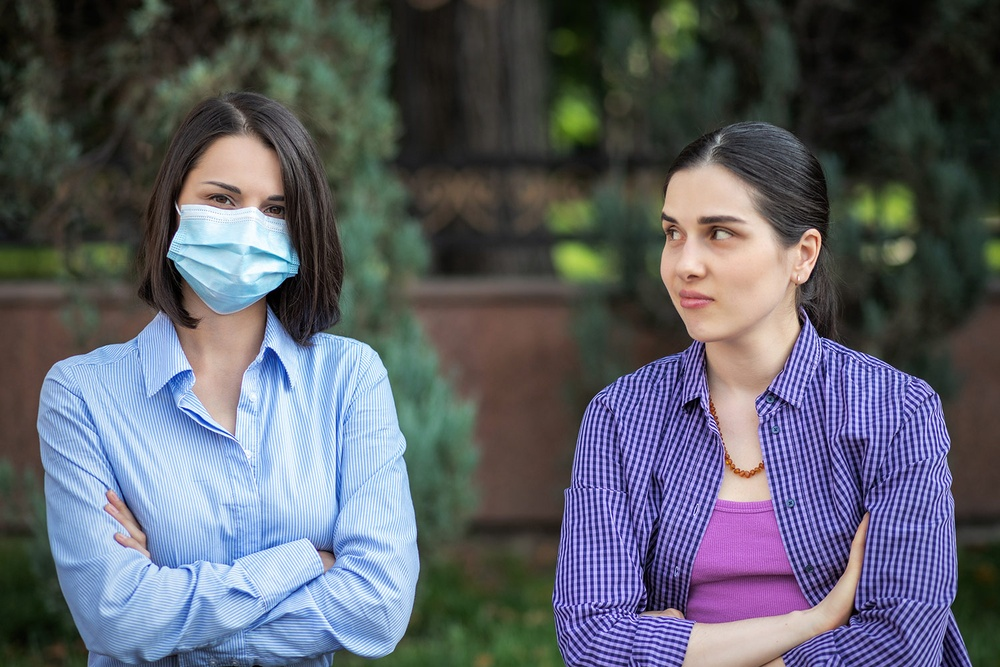
#> input picture test.jpg, 1000 x 667 px, shrunk from 1500 x 1000 before the run; its folder holds only this picture in this run
$ python -i process_dataset.py   (imports and definitions only)
#> lines starting #> are read from the running program, lines starting #| are printed output that depends on the picture
#> further down, picture is the input picture: shape (667, 1000, 3); mean B, G, R 104.7, 95.3, 92.3
import os
import cv2
import shutil
from dotenv import load_dotenv

# [1 line not run here, left out]

DATASET_PATH = os.getenv("DATASET_PATH")
OUTPUT_PATH = os.getenv("PROCESSED_DATASET_PATH")

splits = ["train", "valid", "test"]

def preprocess_image(img):

    # noise reduction
    img = cv2.GaussianBlur(img, (5,5), 0)

    # convert to LAB for CLAHE
    lab = cv2.cvtColor(img, cv2.COLOR_BGR2LAB)
#> lab: shape (667, 1000, 3); mean of channels 0, 1, 2 101, 129.8, 123.4
    l,a,b = cv2.split(lab)
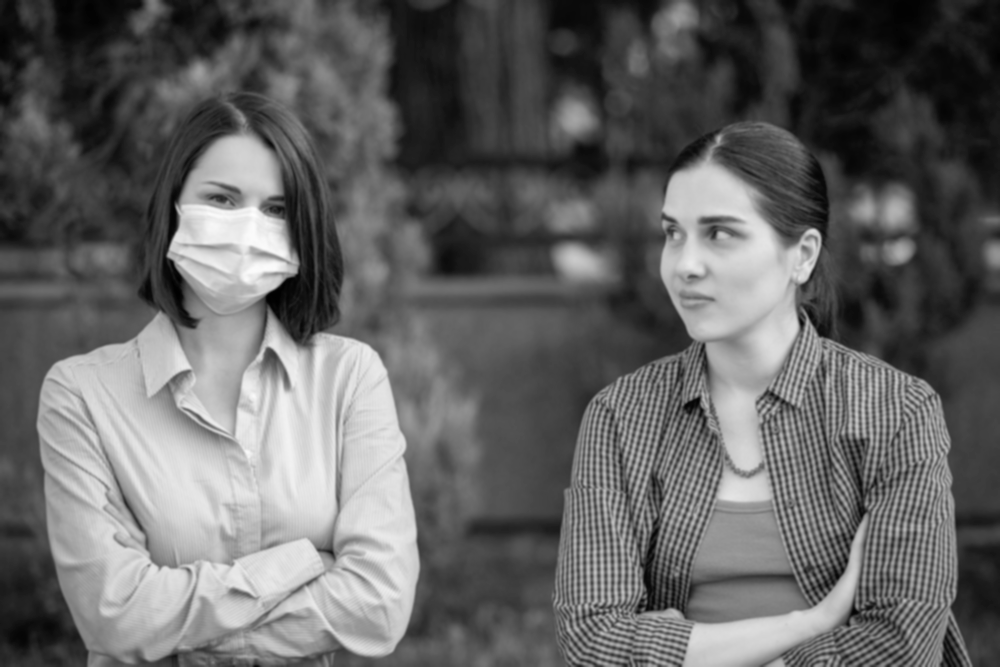
#> l: shape (667, 1000); min 0, max 253, mean 101
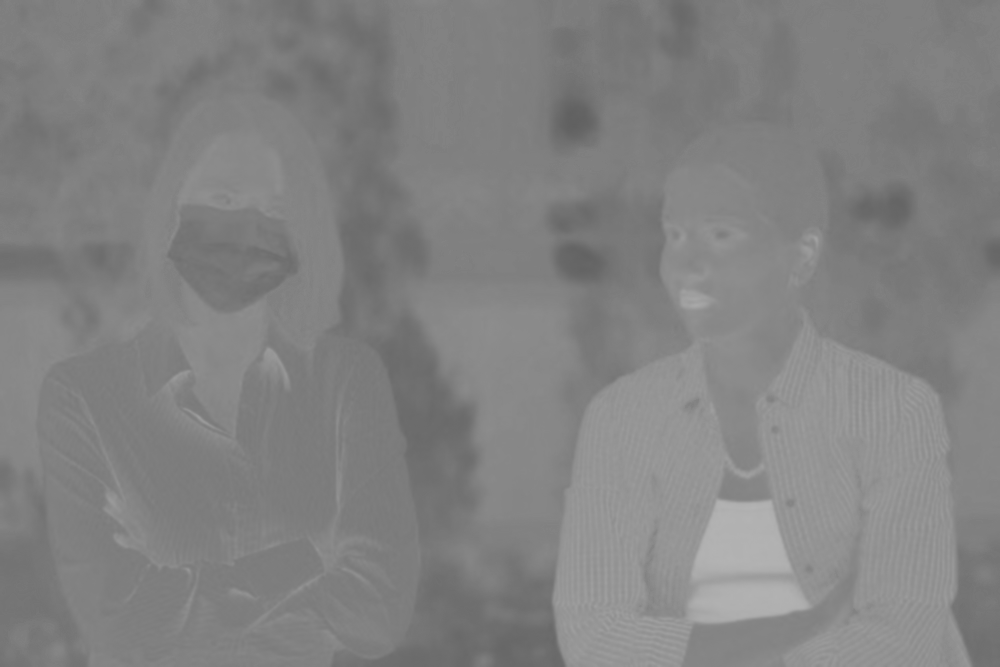
#> a: shape (667, 1000); min 96, max 179, mean 129.8
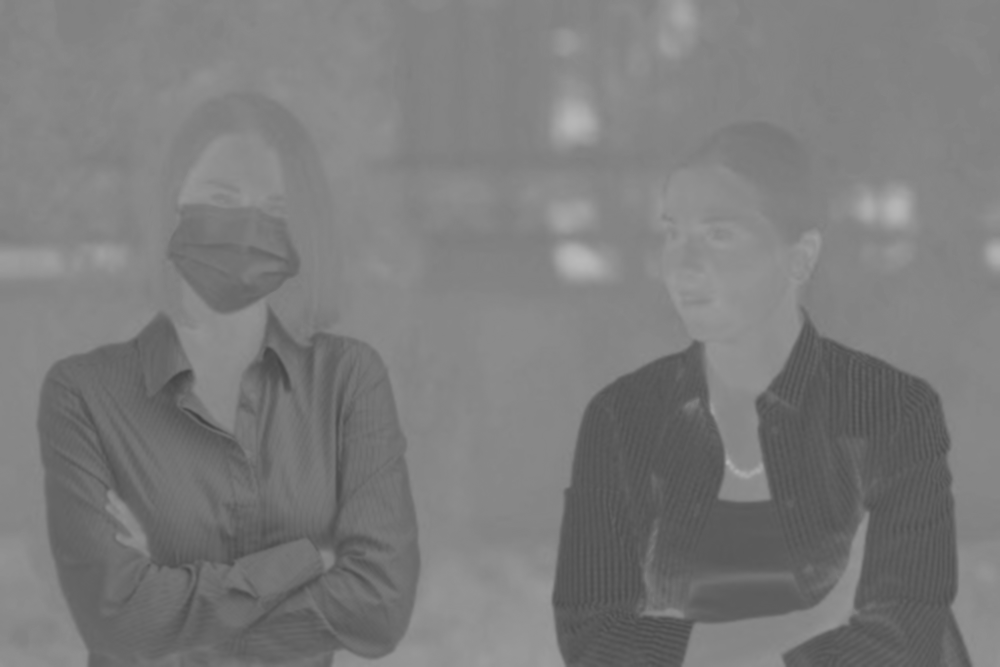
#> b: shape (667, 1000); min 65, max 185, mean 123.4

    clahe = cv2.createCLAHE(clipLimit=2.0, tileGridSize=(8,8))
    l = clahe.apply(l)
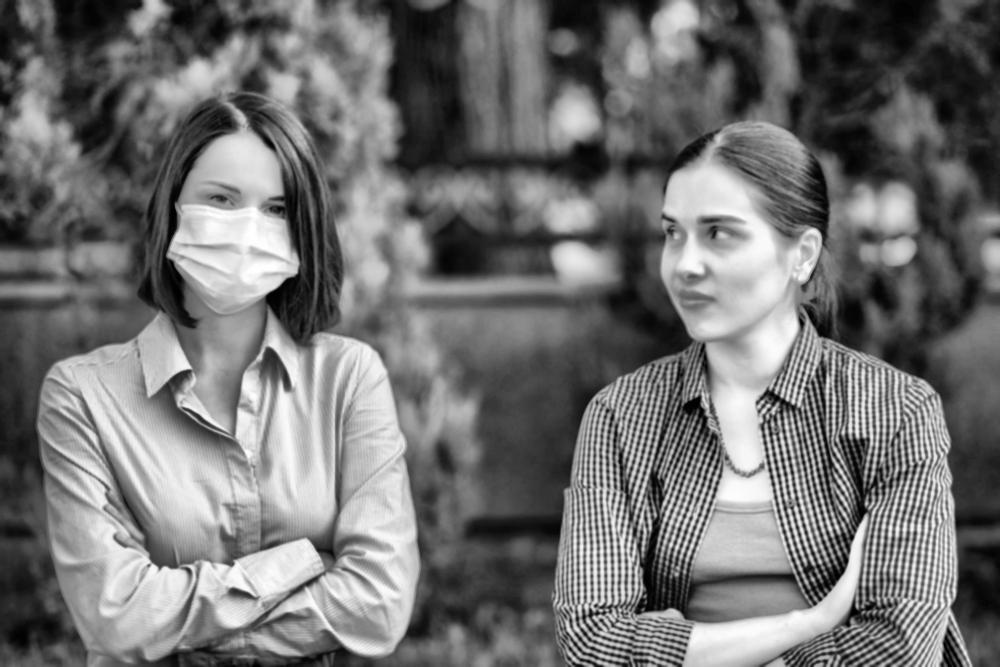
#> l: shape (667, 1000); min 0, max 255, mean 114.1

    lab = cv2.merge((l,a,b))
#> lab: shape (667, 1000, 3); mean of channels 0, 1, 2 114.1, 129.8, 123.4
    img = cv2.cvtColor(lab, cv2.COLOR_LAB2BGR)
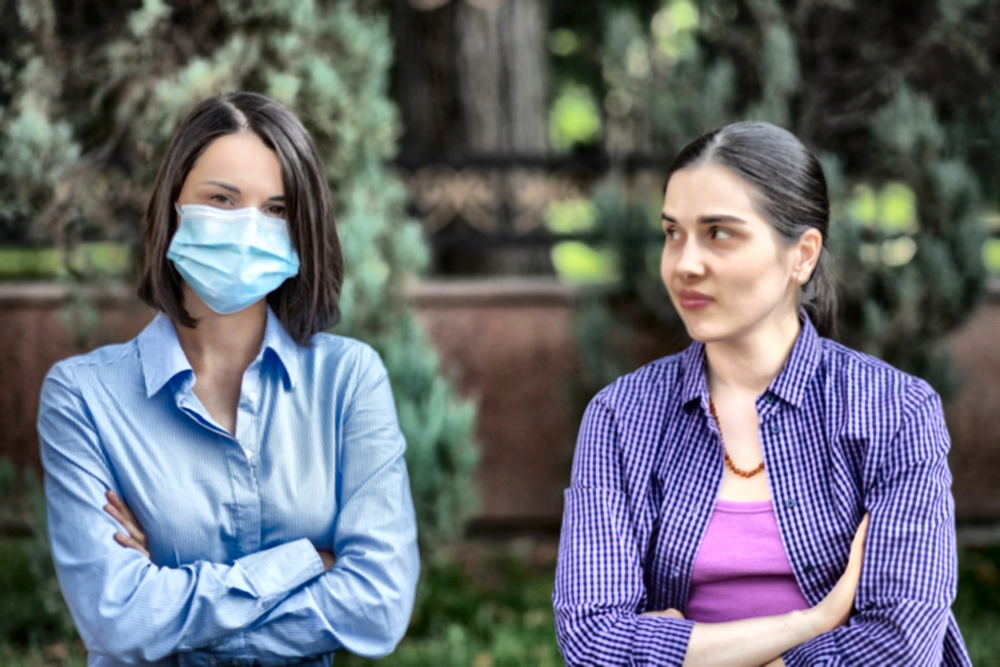
#> img: shape (667, 1000, 3); mean B, G, R 116.7, 108.2, 104.8

    return img


# [35 lines not run here, left out]

>>> import cv2
>>> picture = cv2.imread('../test.jpg')
>>> result = preprocess_image(picture)
